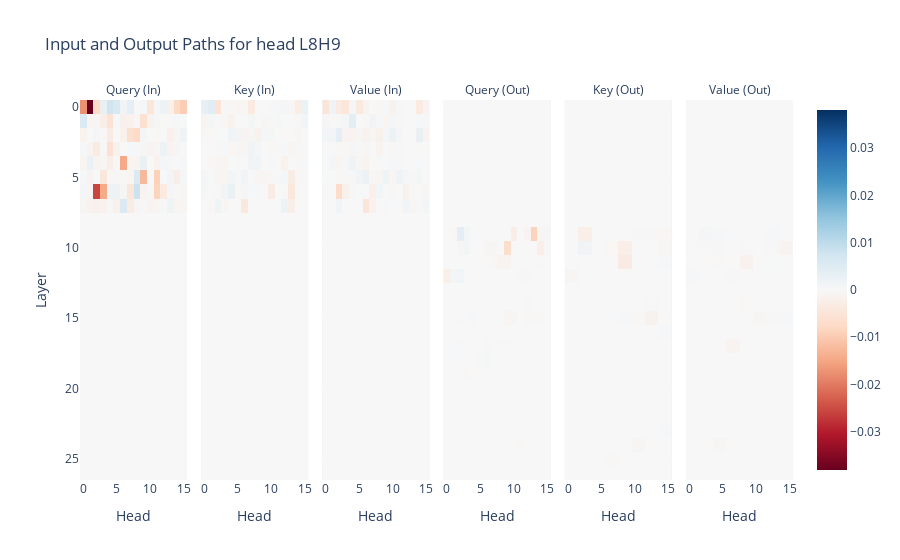

Source (notebook cell):
### Code cell
# interesting_heads = [
#     (26, 9),
#     (25, 14),
#     (22, 9),
#     (25, 8)
# ]

interesting_heads = [
    (8, 9),
    # (10, 9),
    # (19, 3),
    # (25, 6)
    (26, 2)
]

plot_interesting_heads(head_path_attrs_first_half, interesting_heads)

### Figure 1 — Plotly figure (JSON) as saved in the notebook; plotly's stock layout.template omitted (floating-point values rounded to 4 significant figures; data arrays with more than 128 entries replaced by an {"elided": "..."} marker saying what was removed)
{"data": [{"coloraxis": "coloraxis", "hovertemplate": "x: %{x}<br>y: %{y}<br>color: %{z}<extra></extra>", "name": "0", "type": "heatmap", "xaxis": "x", "yaxis": "y", "z": {"elided": "27x16 float values"}}, {"coloraxis": "coloraxis", "hovertemplate": "x: %{x}<br>y: %{y}<br>color: %{z}<extra></extra>", "name": "1", "type": "heatmap", "xaxis": "x2", "yaxis": "y2", "z": {"elided": "27x16 float values"}}, {"coloraxis": "coloraxis", "hovertemplate": "x: %{x}<br>y: %{y}<br>color: %{z}<extra></extra>", "name": "2", "type": "heatmap", "xaxis": "x3", "yaxis": "y3", "z": {"elided": "27x16 float values"}}, {"coloraxis": "coloraxis", "hovertemplate": "x: %{x}<br>y: %{y}<br>color: %{z}<extra></extra>", "name": "3", "type": "heatmap", "xaxis": "x4", "yaxis": "y4", "z": {"elided": "27x16 float values"}}, {"coloraxis": "coloraxis", "hovertemplate": "x: %{x}<br>y: %{y}<br>color: %{z}<extra></extra>", "name": "4", "type": "heatmap", "xaxis": "x5", "yaxis": "y5", "z": {"elided": "27x16 float values"}}, {"coloraxis": "coloraxis", "hovertemplate": "x: %{x}<br>y: %{y}<br>color: %{z}<extra></extra>", "name": "5", "type": "heatmap", "xaxis": "x6", "yaxis": "y6", "z": {"elided": "27x16 float values"}}], "layout": {"annotations": [{"font": {}, "showarrow": false, "text": "Query (In)", "x": 0.075, "xanchor": "center", "xref": "paper", "y": 1, "yanchor": "bottom", "yref": "paper"}, {"font": {}, "showarrow": false, "text": "Key (In)", "x": 0.245, "xanchor": "center", "xref": "paper", "y": 1, "yanchor": "bottom", "yref": "paper"}, {"font": {}, "showarrow": false, "text": "Value (In)", "x": 0.415, "xanchor": "center", "xref": "paper", "y": 1, "yanchor": "bottom", "yref": "paper"}, {"font": {}, "showarrow": false, "text": "Query (Out)", "x": 0.585, "xanchor": "center", "xref": "paper", "y": 1, "yanchor": "bottom", "yref": "paper"}, {"font": {}, "showarrow": false, "text": "Key (Out)", "x": 0.755, "xanchor": "center", "xref": "paper", "y": 1, "yanchor": "bottom", "yref": "paper"}, {"font": {}, "showarrow": false, "text": "Value (Out)", "x": 0.925, "xanchor": "center", "xref": "paper", "y": 1, "yanchor": "bottom", "yref": "paper"}], "coloraxis": {"cmid": 0, "colorscale": [[0, "rgb(103,0,31)"], [0.1, "rgb(178,24,43)"], [0.2, "rgb(214,96,77)"], [0.3, "rgb(244,165,130)"], [0.4, "rgb(253,219,199)"], [0.5, "rgb(247,247,247)"], [0.6, "rgb(209,229,240)"], [0.7, "rgb(146,197,222)"], [0.8, "rgb(67,147,195)"], [0.9, "rgb(33,102,172)"], [1, "rgb(5,48,97)"]]}, "title": {"text": "Input and Output Paths for head L8H9"}, "xaxis": {"anchor": "y", "domain": [0, 0.15], "title": {"text": "Head"}}, "xaxis2": {"anchor": "y2", "domain": [0.17, 0.32], "matches": "x", "title": {"text": "Head"}}, "xaxis3": {"anchor": "y3", "domain": [0.34, 0.49], "matches": "x", "title": {"text": "Head"}}, "xaxis4": {"anchor": "y4", "domain": [0.51, 0.66], "matches": "x", "title": {"text": "Head"}}, "xaxis5": {"anchor": "y5", "domain": [0.68, 0.83], "matches": "x", "title": {"text": "Head"}}, "xaxis6": {"anchor": "y6", "domain": [0.85, 1], "matches": "x", "title": {"text": "Head"}}, "yaxis": {"anchor": "x", "autorange": "reversed", "domain": [0, 1], "title": {"text": "Layer"}}, "yaxis2": {"anchor": "x2", "domain": [0, 1], "matches": "y", "showticklabels": false}, "yaxis3": {"anchor": "x3", "domain": [0, 1], "matches": "y", "showticklabels": false}, "yaxis4": {"anchor": "x4", "domain": [0, 1], "matches": "y", "showticklabels": false}, "yaxis5": {"anchor": "x5", "domain": [0, 1], "matches": "y", "showticklabels": false}, "yaxis6": {"anchor": "x6", "domain": [0, 1], "matches": "y", "showticklabels": false}}}
